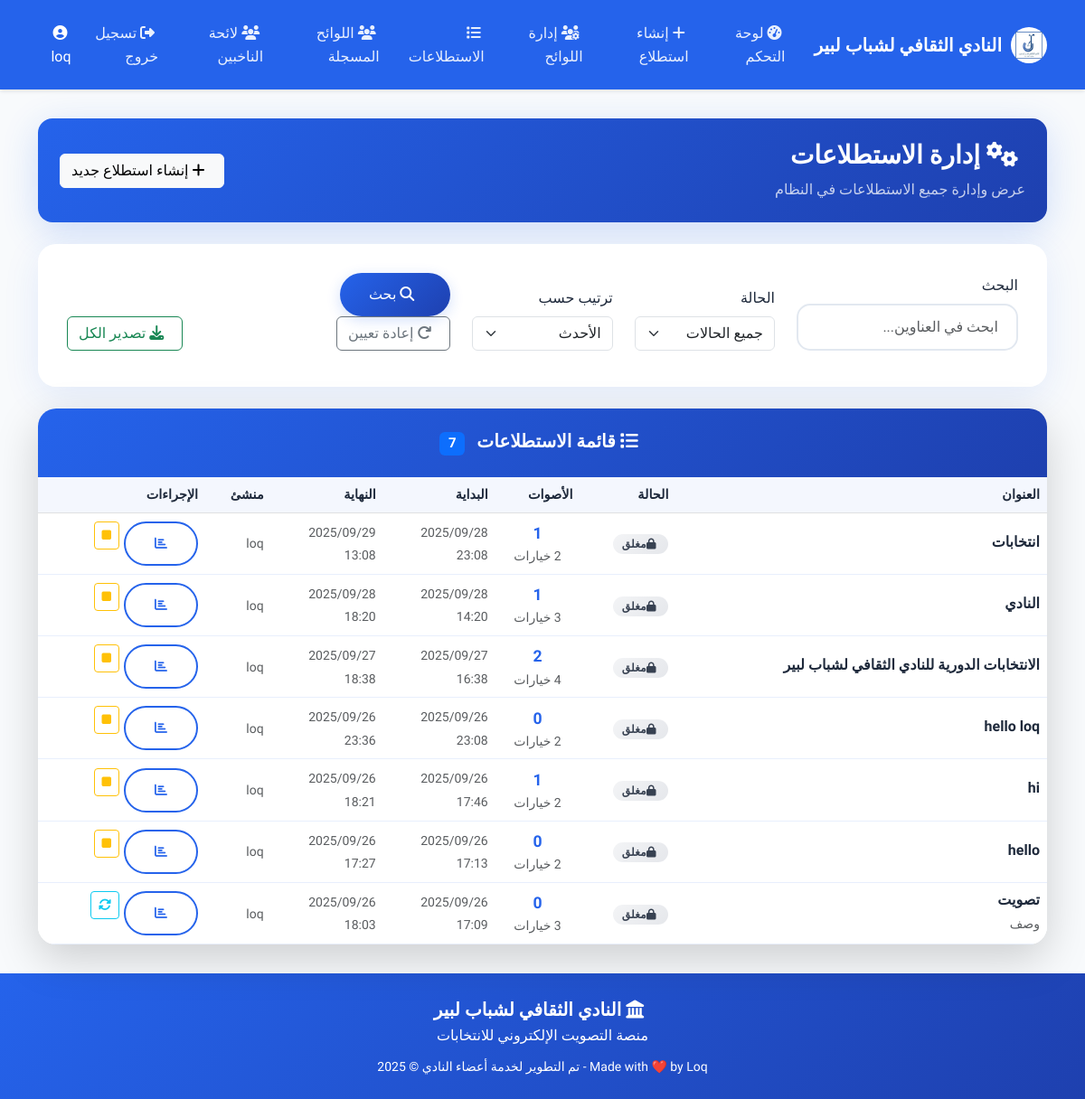
/vote-admin/polls/ (signed in), run on an earlier commit of the app's database.
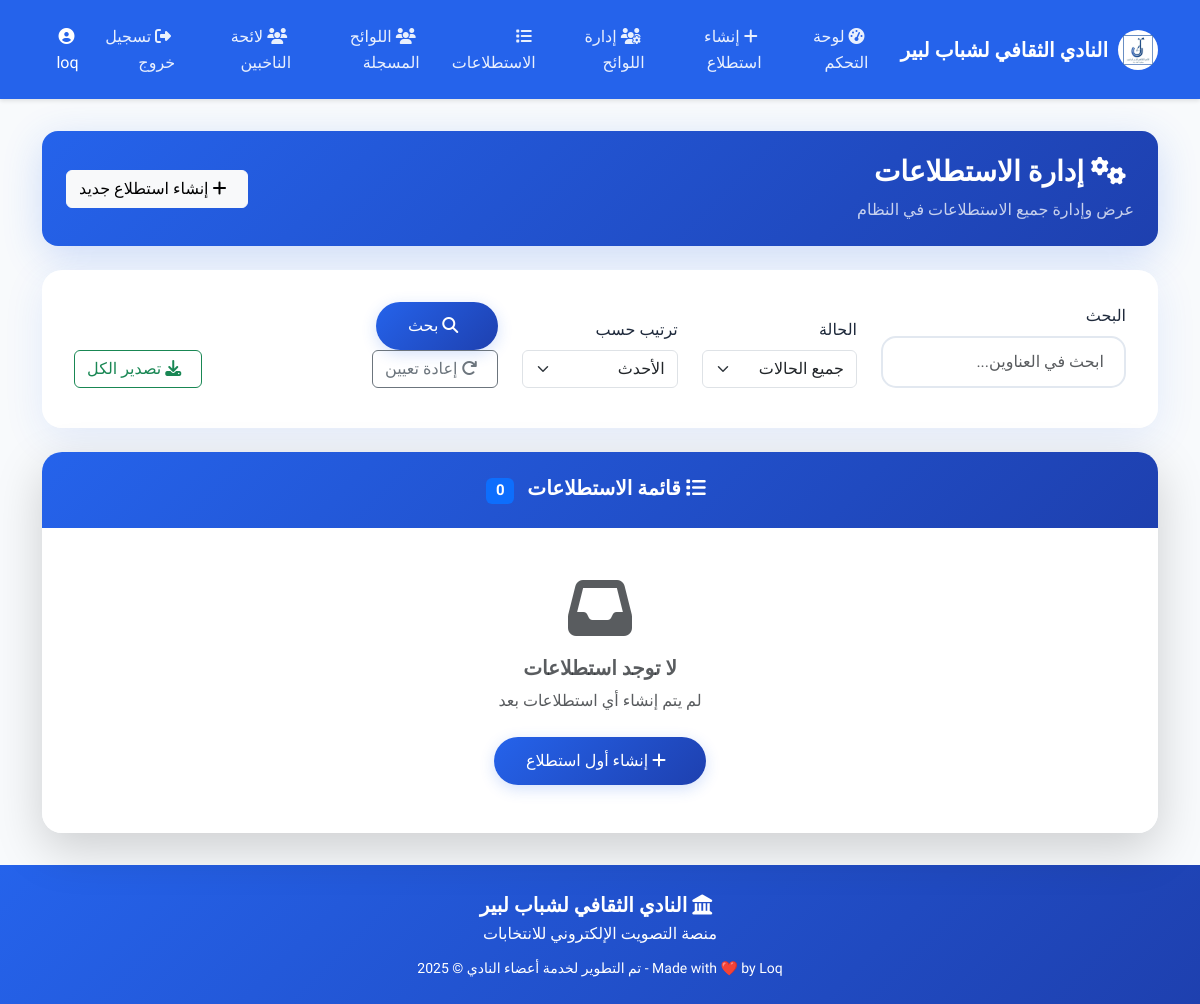
And on a later commit of the database.
### voting/models.py (models this page shows, shortened)
class Poll(models.Model):
    STATUS_CHOICES = [
        ('draft', 'Draft'),
        ('scheduled', 'Scheduled'),
        ('active', 'Active'),
        ('closed', 'Closed'),
    ]
    id = models.UUIDField(primary_key=True, default=uuid.uuid4, editable=False)
    title = models.CharField(max_length=200)
    description = models.TextField(blank=True, null=True)
    start_time = models.DateTimeField()
    end_time = models.DateTimeField()
    created_by = models.ForeignKey(CustomUser, on_delete=models.CASCADE, related_name='created_polls')
    status = models.CharField(max_length=15, choices=STATUS_CHOICES, default='draft')
    created_at = models.DateTimeField(auto_now_add=True)
    updated_at = models.DateTimeField(auto_now=True)
    class Meta:
        ordering = ['-created_at']
    def is_active(self):
        now = timezone.now()
        return self.start_time <= now <= self.end_time and self.status == 'active'
    def is_upcoming(self):
        return timezone.now() < self.start_time and self.status == 'scheduled'
    def get_total_votes(self):
        return Vote.objects.filter(poll=self).count()

class CustomUser(AbstractUser):
    ADMIN_CHOICES = [
        ('user', 'Regular User'),
        ('view_admin', 'View Admin'),
        ('super_admin', 'Super Admin'),
    ]
    id = models.UUIDField(primary_key=True, default=uuid.uuid4, editable=False)
    full_name = models.CharField(
        max_length=100,
        blank=True,
        null=True,
        help_text="Full name of the user"
    )
    phone_regex = RegexValidator(
        regex=r'^\+?1?\d{9,15}$',
        message="Phone number must be entered in the format: '+999999999'. Up to 15 digits allowed."
    )
    phone_number = models.CharField(
        validators=[phone_regex],
        max_length=17,
        unique=True,
        blank=True,
        null=True,
        help_text="Phone number for regular users"
    )
    is_phone_verified = models.BooleanField(
        default=False,
        help_text="Whether the phone number has been verified via OTP"
    )
    otp_code = models.CharField(
        max_length=6,
        blank=True,
        null=True,
        help_text="Current OTP code for verification"
    )
    otp_created_at = models.DateTimeField(
        blank=True,
        null=True,
        help_text="When the current OTP was generated"
    )
    user_type = models.CharField(
        max_length=15,
        choices=ADMIN_CHOICES,
        default='user',
        help_text="Type of user: regular user, view admin, or super admin"
    )
    created_at = models.DateTimeField(
        auto_now_add=True,
        help_text="When this user account was created"
    )
    objects = CustomUserManager()
    USERNAME_FIELD = 'username'
    REQUIRED_FIELDS = ['email']
    class Meta:
        verbose_name = 'User'
        verbose_name_plural = 'Users'
        ordering = ['-created_at']
    def is_admin(self):
        return self.user_type in ['view_admin', 'super_admin']
    def can_create_polls(self):
        return self.user_type == 'super_admin'

### voting/views.py (the view)
# urls.py: path('vote-admin/polls/', views.poll_management_view, name='poll_management'),
@login_required
def poll_management_view(request):
    if not request.user.is_admin():
        messages.error(request, 'ليس لديك صلاحية للوصول')
        return redirect('dashboard')
    if request.user.user_type == 'view_admin':
        messages.info(request, 'مرحباً! يمكنك عرض جميع الاستطلاعات والنتائج من هنا')
    search_query = request.GET.get('search', '')
    status_filter = request.GET.get('status', '')
    sort_by = request.GET.get('sort', '-created_at')
    polls = Poll.objects.all()
    if search_query:
        polls = polls.filter(
            Q(title__icontains=search_query) |
            Q(description__icontains=search_query)
        )
    if status_filter:
        polls = polls.filter(status=status_filter)
    polls = polls.order_by(sort_by)
    paginator = Paginator(polls, 10)
    page_number = request.GET.get('page')
    page_obj = paginator.get_page(page_number)
    context = {
        'page_obj': page_obj,
        'can_create_polls': request.user.can_create_polls(),
        'is_view_admin': request.user.user_type == 'view_admin',  # Add flag for template
    }
    return render(request, 'admin/poll_management.html', context)

### voting/templates/admin/poll_management.html (shortened to what the changed rows need)
{% extends 'base.html' %}
{% block content %}
<div class="row">
    <div class="col-12">
        <div class="card shadow-lg">
            <div class="card-header">
                <h5 class="mb-0">
                    <i class="fas fa-list ms-2"></i>
                    قائمة الاستطلاعات
                    <span class="badge bg-primary ms-2">{{ page_obj.paginator.count }}</span>
                </h5>
            </div>
            <div class="card-body p-0">
                {% if page_obj %}
                    <div class="table-responsive">
                        <table class="table table-hover mb-0">
                            <thead class="table-light">
                                <tr>
                                    <th scope="col">العنوان</th>
                                    <th scope="col">الحالة</th>
                                    <th scope="col">الأصوات</th>
                                    <th scope="col">البداية</th>
                                    <th scope="col">النهاية</th>
                                    <th scope="col">منشئ</th>
                                    <th scope="col">الإجراءات</th>
                                </tr>
                            </thead>
                            <tbody>
                                {% for poll in page_obj %}
                                    <tr class="poll-row" data-poll-id="{{ poll.id }}">
                                        <td>
                                            <div class="poll-info">
                                                <h6 class="mb-1 poll-title">{{ poll.title|truncatechars:50 }}</h6>
                                                {% if poll.description %}
                                                    <small class="text-muted">{{ poll.description|truncatechars:80 }}</small>
                                                {% endif %}
                                            </div>
                                        </td>
                                        <td>
                                            {% if poll.is_active %}
                                                <span class="status-badge status-active">
                                                    <i class="fas fa-circle ms-1"></i>نشط
                                                </span>
                                            {% elif poll.is_upcoming %}
                                                <span class="status-badge status-scheduled">
                                                    <i class="fas fa-clock ms-1"></i>مجدول
                                                </span>
                                            {% elif poll.status == 'draft' %}
                                                <span class="status-badge" style="background: #f3f4f6; color: #374151;">
                                                    <i class="fas fa-edit ms-1"></i>مسودة
                                                </span>
                                            {% else %}
                                                <span class="status-badge status-closed">
                                                    <i class="fas fa-lock ms-1"></i>مغلق
                                                </span>
                                            {% endif %}
                                        </td>
                                        <td>
                                            <div class="vote-info">
                                                <span class="vote-count">{{ poll.get_total_votes }}</span>
                                                <small class="text-muted d-block">{{ poll.options.count }} خيارات</small>
                                            </div>
                                        </td>
                                        <td>
                                            <small class="text-muted">
                                                {{ poll.start_time|date:"Y/m/d" }}<br>
                                                {{ poll.start_time|time:"H:i" }}
                                            </small>
                                        </td>
                                        <td>
                                            <small class="text-muted">
                                                {{ poll.end_time|date:"Y/m/d" }}<br>
                                                {{ poll.end_time|time:"H:i" }}
                                            </small>
                                        </td>
                                        <td>
                                            <small class="text-muted">
                                                {{ poll.created_by.username|default:poll.created_by.phone_number }}
                                            </small>
                                        </td>
                                        <td>
                                                 <div class="d-flex flex-wrap" style="gap: 5px;">
            <a href="{% url 'poll_results' poll.id %}" class="btn btn-outline-primary btn-sm" title="عرض النتائج">
                <i class="fas fa-chart-bar"></i>
            </a>
            {% if can_create_polls %}
                {% if poll.status == 'active' %}
                    <form method="post" action="{% url 'update_poll_status' poll.id %}" class="d-inline">
                        <button type="submit" class="btn btn-outline-warning btn-sm" title="إغلاق الآن">
                            <i class="fas fa-stop"></i>
                        </button>
                    </form>
                {% endif %}
                {% if poll.status == 'closed' %}
                    <form method="post" action="{% url 'update_poll_status' poll.id %}" class="d-inline">
                        <button type="submit" class="btn btn-outline-info btn-sm" title="إعادة الفتح">
                            <i class="fas fa-sync-alt"></i>
                        </button>
                    </form>
                {% endif %}
            {% endif %}
        </div>
                                        </td>
                                    </tr>
                                {% endfor %}
                            </tbody>
                        </table>
                    </div>
                {% else %}
                    <div class="text-center py-5">
                        <i class="fas fa-inbox fa-4x text-muted mb-3"></i>
                        <h5 class="text-muted">لا توجد استطلاعات</h5>
                        <p class="text-muted mb-4">لم يتم إنشاء أي استطلاعات بعد</p>
                        {% if can_create_polls %}
                            <a href="{% url 'create_poll' %}" class="btn btn-primary">
                                <i class="fas fa-plus ms-2"></i>
                                إنشاء أول استطلاع
                            </a>
                        {% endif %}
                    </div>
                {% endif %}
            </div>
        </div>
    </div>
</div>
{% endblock %}

What changed in the data, as far as the page shows it:
removed Poll: title "انتخابات", status "active" (drawn), get_total_votes "1", start_time "2025/09/28", start_time "23:08", end_time "2025/09/29", end_time "13:08", created_by.username "loq"
removed Poll: title "النادي", status "active" (drawn), get_total_votes "1", start_time "2025/09/28", start_time "14:20", end_time "2025/09/28", end_time "18:20", created_by.username "loq"
removed Poll: title "الانتخابات الدورية للنادي الثقافي لشباب لبير", status "active" (drawn), get_total_votes "2", start_time "2025/09/27", start_time "16:38", end_time "2025/09/27", end_time "18:38", created_by.username "loq"
removed Poll: title "hello loq", status "active" (drawn), get_total_votes "0", start_time "2025/09/26", start_time "23:08", end_time "2025/09/26", end_time "23:36", created_by.username "loq"
removed Poll: title "hi", status "active" (drawn), get_total_votes "1", start_time "2025/09/26", start_time "17:46", end_time "2025/09/26", end_time "18:21", created_by.username "loq"
removed Poll: title "hello", status "active" (drawn), get_total_votes "0", start_time "2025/09/26", start_time "17:13", end_time "2025/09/26", end_time "17:27", created_by.username "loq"
removed Poll: title "تصويت", description "وصف", status "closed" (drawn), get_total_votes "0", start_time "2025/09/26", start_time "17:09", end_time "2025/09/26", end_time "18:03", created_by.username "loq"
Also different on the page:
{{ page_obj.paginator.count }}: "7" → "0"
text no longer shown: "العنوان الحالة الأصوات البداية النهاية منشئ الإجراءات"
text now shown: "لا توجد استطلاعات لم يتم إنشاء أي استطلاعات بعد إنشاء أول استطلاع"
